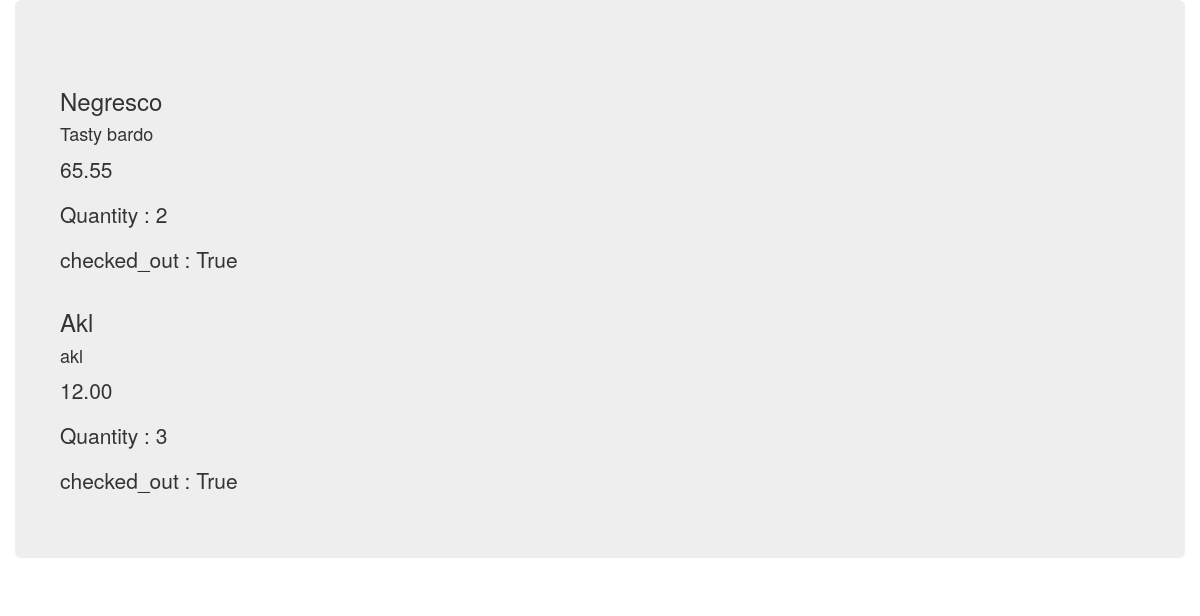
Screenshot of /cartItems/6 (signed in) with the database file from the repository.
### menus/models.py (models this page shows, shortened)
class Order(models.Model):
    cart = models.ForeignKey('Cart', related_name='cart', on_delete=models.CASCADE)
    Item = models.ForeignKey('Item',related_name='item', on_delete=models.CASCADE)
    quantity = models.PositiveIntegerField(default=1)
    class Meta:
        verbose_name = ("Order")
        verbose_name_plural = ("Orders")

class Item(models.Model):
    name = models.CharField(max_length = 100)
    description = models.CharField(max_length = 200)
    price = models.DecimalField(max_digits=5, decimal_places=2)
    restaurant = models.ForeignKey('Restaurant', on_delete=models.CASCADE)
    class Meta:
        verbose_name = ("Item")
        verbose_name_plural = ("Items")

### menus/views.py (the view)
# urls.py: path('cartItems/<int:cart_id>', cart_items, name='cart_items'),
@login_required
def cart_items(request, cart_id):
    cart = Cart.objects.get(pk=cart_id)
    if cart.user != request.user:
        return HttpResponseNotAllowed("this cart id doesn't belong to you")
    else:
        order = Order.objects.filter(cart=cart)
        return render(request, "show_cart_order.html", context={"items": order,'checked':cart.checked_out})

### templates/show_cart_order.html (shortened to what this page needs)
<head>
        <link rel="stylesheet" href="https://maxcdn.bootstrapcdn.com/bootstrap/3.4.0/css/bootstrap.min.css">
    </head>
    <body>
        <div class="container">
            <div class="row">
                <div class="jumbotron jumbotron-fluid">
                    {% for record in items %}
                    <div class="row">
                        <h3>{{record.Item.name}}</h3>
                        <h4>{{record.Item.description}}</h4>
                        <p>{{record.Item.price}}</p>
                        <p> Quantity : {{record.quantity}}</p>
                        <p>checked_out : {{checked}}</p>
                    </div>
                    {% endfor %}
                </div>
            </div>
        </div>
    </body>

### rows the page displays
Order: Item.name "Negresco", Item.description "Tasty bardo", Item.price "65.55", quantity "2", checked "True"
Order: Item.name "Akl", Item.description "akl", Item.price "12.00", quantity "3", checked "True"
